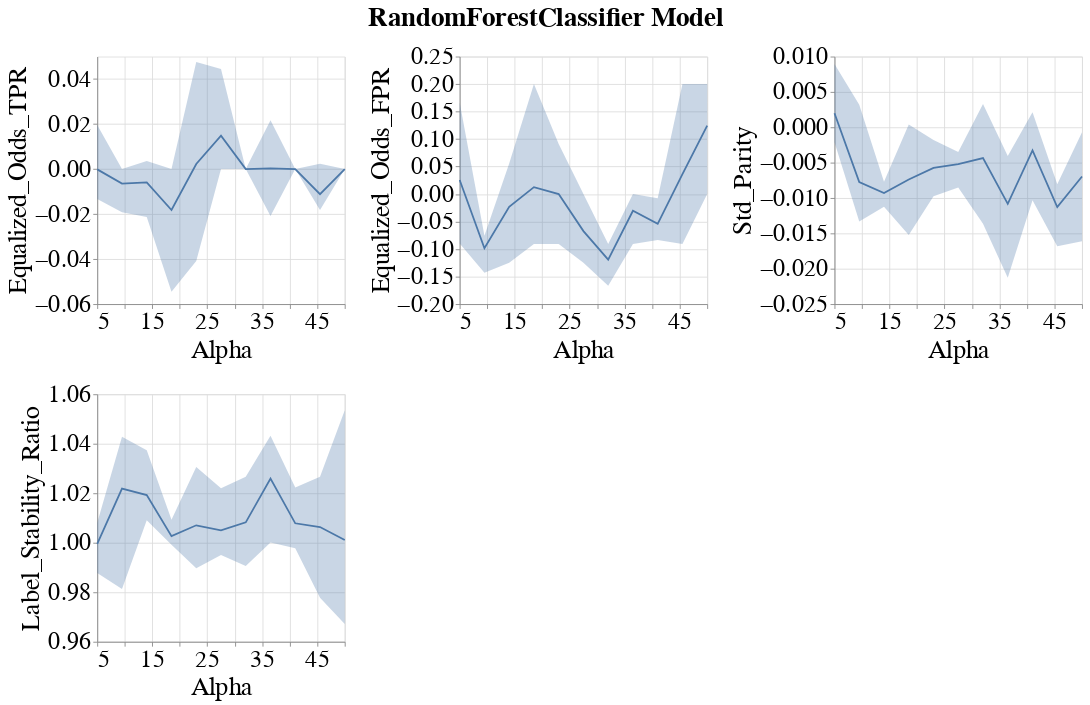

Notebook code for this chart:
### Markdown cell above
### Line band plots for group metrics

### Code cell
visualizer.create_group_metrics_line_band_plot(group='sex',
                                               model_name=MODEL_NAMES[0],
                                               group_metrics=['Equalized_Odds_TPR', 'Equalized_Odds_FPR', 'Std_Parity', 'Label_Stability_Ratio'])

### Figure 1 — Vega-Lite specification as saved in the notebook (floating-point values rounded to 4 significant figures)
{"config": {"view": {"continuousWidth": 400, "continuousHeight": 300}, "axis": {"labelFontSize": 27, "labelFontWeight": "normal", "titleFontSize": 29, "titleFontWeight": "normal"}, "legend": {"labelFontSize": 27, "symbolStrokeWidth": 10, "titleFontSize": 29}, "title": {"fontSize": 27}}, "vconcat": [{"hconcat": [{"layer": [{"mark": {"type": "errorband", "extent": "ci"}, "encoding": {"x": {"field": "Intervention_Param", "title": "Alpha", "type": "quantitative"}, "y": {"field": "Metric_Value", "scale": {"zero": false}, "title": "Equalized_Odds_TPR", "type": "quantitative"}}}, {"mark": "line", "encoding": {"x": {"field": "Intervention_Param", "title": "Alpha", "type": "quantitative"}, "y": {"aggregate": "mean", "field": "Metric_Value", "scale": {"zero": false}, "title": "Equalized_Odds_TPR", "type": "quantitative"}}}], "height": 280, "width": 280}, {"layer": [{"mark": {"type": "errorband", "extent": "ci"}, "encoding": {"x": {"field": "Intervention_Param", "title": "Alpha", "type": "quantitative"}, "y": {"field": "Metric_Value", "scale": {"zero": false}, "title": "Equalized_Odds_FPR", "type": "quantitative"}}}, {"mark": "line", "encoding": {"x": {"field": "Intervention_Param", "title": "Alpha", "type": "quantitative"}, "y": {"aggregate": "mean", "field": "Metric_Value", "scale": {"zero": false}, "title": "Equalized_Odds_FPR", "type": "quantitative"}}}], "data": {"name": "data-c082b76c4be50b0c12d449774360e86d"}, "height": 280, "width": 280}, {"layer": [{"mark": {"type": "errorband", "extent": "ci"}, "encoding": {"x": {"field": "Intervention_Param", "title": "Alpha", "type": "quantitative"}, "y": {"field": "Metric_Value", "scale": {"zero": false}, "title": "Std_Parity", "type": "quantitative"}}}, {"mark": "line", "encoding": {"x": {"field": "Intervention_Param", "title": "Alpha", "type": "quantitative"}, "y": {"aggregate": "mean", "field": "Metric_Value", "scale": {"zero": false}, "title": "Std_Parity", "type": "quantitative"}}}], "data": {"name": "data-a3629039b1ad70c167c9c27ad86bf3a2"}, "height": 280, "width": 280}]}, {"hconcat": [{"layer": [{"mark": {"type": "errorband", "extent": "ci"}, "encoding": {"x": {"field": "Intervention_Param", "title": "Alpha", "type": "quantitative"}, "y": {"field": "Metric_Value", "scale": {"zero": false}, "title": "Label_Stability_Ratio", "type": "quantitative"}}}, {"mark": "line", "encoding": {"x": {"field": "Intervention_Param", "title": "Alpha", "type": "quantitative"}, "y": {"aggregate": "mean", "field": "Metric_Value", "scale": {"zero": false}, "title": "Label_Stability_Ratio", "type": "quantitative"}}}], "height": 280, "width": 280}], "data": {"name": "data-16d854f1a39f0a00aaedefd814e281d4"}}], "data": {"name": "data-c456fd1518484a8c4e7c57238e3014df"}, "title": {"text": "RandomForestClassifier Model", "anchor": "middle", "dy": -10, "fontSize": 30}, "$schema": "https://vega.github.io/schema/vega-lite/v4.17.0.json", "datasets": {"data-c456fd1518484a8c4e7c57238e3014df": [{"Metric": "Equalized_Odds_TPR", "Model_Name": "RandomForestClassifier", "Experiment_Iteration": "Exp_iter_1", "Intervention_Param": 5.0, "Group": "sex", "Metric_Value": -0.02}, {"Metric": "Equalized_Odds_TPR", "Model_Name": "RandomForestClassifier", "Experiment_Iteration": "Exp_iter_1", "Intervention_Param": 9.5, "Group": "sex", "Metric_Value": -0.01923}, {"Metric": "Equalized_Odds_TPR", "Model_Name": "RandomForestClassifier", "Experiment_Iteration": "Exp_iter_1", "Intervention_Param": 14.0, "Group": "sex", "Metric_Value": 0.0}, {"Metric": "Equalized_Odds_TPR", "Model_Name": "RandomForestClassifier", "Experiment_Iteration": "Exp_iter_1", "Intervention_Param": 18.5, "Group": "sex", "Metric_Value": -0.05455}, {"Metric": "Equalized_Odds_TPR", "Model_Name": "RandomForestClassifier", "Experiment_Iteration": "Exp_iter_1", "Intervention_Param": 23.0, "Group": "sex", "Metric_Value": 0.04762}, {"Metric": "Equalized_Odds_TPR", "Model_Name": "RandomForestClassifier", "Experiment_Iteration": "Exp_iter_1", "Intervention_Param": 27.5, "Group": "sex", "Metric_Value": 0.0}, {"Metric": "Equalized_Odds_TPR", "Model_Name": "RandomForestClassifier", "Experiment_Iteration": "Exp_iter_1", "Intervention_Param": 32.0, "Group": "sex", "Metric_Value": 0.0}, {"Metric": "Equalized_Odds_TPR", "Model_Name": "RandomForestClassifier", "Experiment_Iteration": "Exp_iter_1", "Intervention_Param": 36.5, "Group": "sex", "Metric_Value": 0.0}, {"Metric": "Equalized_Odds_TPR", "Model_Name": "RandomForestClassifier", "Experiment_Iteration": "Exp_iter_1", "Intervention_Param": 41.0, "Group": "sex", "Metric_Value": 0.0}, {"Metric": "Equalized_Odds_TPR", "Model_Name": "RandomForestClassifier", "Experiment_Iteration": "Exp_iter_1", "Intervention_Param": 45.5, "Group": "sex", "Metric_Value": -0.01818}, {"Metric": "Equalized_Odds_TPR", "Model_Name": "RandomForestClassifier", "Experiment_Iteration": "Exp_iter_1", "Intervention_Param": 50.0, "Group": "sex", "Metric_Value": 0.0}, {"Metric": "Equalized_Odds_TPR", "Model_Name": "RandomForestClassifier", "Experiment_Iteration": "Exp_iter_2", "Intervention_Param": 5.0, "Group": "sex", "Metric_Value": 0.01961}, {"Metric": "Equalized_Odds_TPR", "Model_Name": "RandomForestClassifier", "Experiment_Iteration": "Exp_iter_2", "Intervention_Param": 9.5, "Group": "sex", "Metric_Value": 0.0}, {"Metric": "Equalized_Odds_TPR", "Model_Name": "RandomForestClassifier", "Experiment_Iteration": "Exp_iter_2", "Intervention_Param": 14.0, "Group": "sex", "Metric_Value": -0.02128}, {"Metric": "Equalized_Odds_TPR", "Model_Name": "RandomForestClassifier", "Experiment_Iteration": "Exp_iter_2", "Intervention_Param": 18.5, "Group": "sex", "Metric_Value": 0.0}, {"Metric": "Equalized_Odds_TPR", "Model_Name": "RandomForestClassifier", "Experiment_Iteration": "Exp_iter_2", "Intervention_Param": 23.0, "Group": "sex", "Metric_Value": -0.04082}, {"Metric": "Equalized_Odds_TPR", "Model_Name": "RandomForestClassifier", "Experiment_Iteration": "Exp_iter_2", "Intervention_Param": 27.5, "Group": "sex", "Metric_Value": 0.04444}, {"Metric": "Equalized_Odds_TPR", "Model_Name": "RandomForestClassifier", "Experiment_Iteration": "Exp_iter_2", "Intervention_Param": 32.0, "Group": "sex", "Metric_Value": 0.0}, {"Metric": "Equalized_Odds_TPR", "Model_Name": "RandomForestClassifier", "Experiment_Iteration": "Exp_iter_2", "Intervention_Param": 36.5, "Group": "sex", "Metric_Value": -0.02083}, {"Metric": "Equalized_Odds_TPR", "Model_Name": "RandomForestClassifier", "Experiment_Iteration": "Exp_iter_2", "Intervention_Param": 41.0, "Group": "sex", "Metric_Value": 0.0}, {"Metric": "Equalized_Odds_TPR", "Model_Name": "RandomForestClassifier", "Experiment_Iteration": "Exp_iter_2", "Intervention_Param": 45.5, "Group": "sex", "Metric_Value": 0.002319}, {"Metric": "Equalized_Odds_TPR", "Model_Name": "RandomForestClassifier", "Experiment_Iteration": "Exp_iter_2", "Intervention_Param": 50.0, "Group": "sex", "Metric_Value": 0.0}, {"Metric": "Equalized_Odds_TPR", "Model_Name": "RandomForestClassifier", "Experiment_Iteration": "Exp_iter_3", "Intervention_Param": 5.0, "Group": "sex", "Metric_Value": 0.0}, {"Metric": "Equalized_Odds_TPR", "Model_Name": "RandomForestClassifier", "Experiment_Iteration": "Exp_iter_3", "Intervention_Param": 9.5, "Group": "sex", "Metric_Value": 0.0}, {"Metric": "Equalized_Odds_TPR", "Model_Name": "RandomForestClassifier", "Experiment_Iteration": "Exp_iter_3", "Intervention_Param": 14.0, "Group": "sex", "Metric_Value": 0.003592}, {"Metric": "Equalized_Odds_TPR", "Model_Name": "RandomForestClassifier", "Experiment_Iteration": "Exp_iter_3", "Intervention_Param": 18.5, "Group": "sex", "Metric_Value": 0.0}, {"Metric": "Equalized_Odds_TPR", "Model_Name": "RandomForestClassifier", "Experiment_Iteration": "Exp_iter_3", "Intervention_Param": 23.0, "Group": "sex", "Metric_Value": 0.0}, {"Metric": "Equalized_Odds_TPR", "Model_Name": "RandomForestClassifier", "Experiment_Iteration": "Exp_iter_3", "Intervention_Param": 27.5, "Group": "sex", "Metric_Value": 0.0}, {"Metric": "Equalized_Odds_TPR", "Model_Name": "RandomForestClassifier", "Experiment_Iteration": "Exp_iter_3", "Intervention_Param": 32.0, "Group": "sex", "Metric_Value": 0.0}, {"Metric": "Equalized_Odds_TPR", "Model_Name": "RandomForestClassifier", "Experiment_Iteration": "Exp_iter_3", "Intervention_Param": 36.5, "Group": "sex", "Metric_Value": 0.02174}, {"Metric": "Equalized_Odds_TPR", "Model_Name": "RandomForestClassifier", "Experiment_Iteration": "Exp_iter_3", "Intervention_Param": 41.0, "Group": "sex", "Metric_Value": 0.0}, {"Metric": "Equalized_Odds_TPR", "Model_Name": "RandomForestClassifier", "Experiment_Iteration": "Exp_iter_3", "Intervention_Param": 45.5, "Group": "sex", "Metric_Value": -0.01754}, {"Metric": "Equalized_Odds_TPR", "Model_Name": "RandomForestClassifier", "Experiment_Iteration": "Exp_iter_3", "Intervention_Param": 50.0, "Group": "sex", "Metric_Value": 0.0}], "data-c082b76c4be50b0c12d449774360e86d": [{"Metric": "Equalized_Odds_FPR", "Model_Name": "RandomForestClassifier", "Experiment_Iteration": "Exp_iter_1", "Intervention_Param": 5.0, "Group": "sex", "Metric_Value": -0.08974}, {"Metric": "Equalized_Odds_FPR", "Model_Name": "RandomForestClassifier", "Experiment_Iteration": "Exp_iter_1", "Intervention_Param": 9.5, "Group": "sex", "Metric_Value": -0.07576}, {"Metric": "Equalized_Odds_FPR", "Model_Name": "RandomForestClassifier", "Experiment_Iteration": "Exp_iter_1", "Intervention_Param": 14.0, "Group": "sex", "Metric_Value": -0.125}, {"Metric": "Equalized_Odds_FPR", "Model_Name": "RandomForestClassifier", "Experiment_Iteration": "Exp_iter_1", "Intervention_Param": 18.5, "Group": "sex", "Metric_Value": -0.07143}, {"Metric": "Equalized_Odds_FPR", "Model_Name": "RandomForestClassifier", "Experiment_Iteration": "Exp_iter_1", "Intervention_Param": 23.0, "Group": "sex", "Metric_Value": 0.09091}, {"Metric": "Equalized_Odds_FPR", "Model_Name": "RandomForestClassifier", "Experiment_Iteration": "Exp_iter_1", "Intervention_Param": 27.5, "Group": "sex", "Metric_Value": -0.125}, {"Metric": "Equalized_Odds_FPR", "Model_Name": "RandomForestClassifier", "Experiment_Iteration": "Exp_iter_1", "Intervention_Param": 32.0, "Group": "sex", "Metric_Value": -0.1}, {"Metric": "Equalized_Odds_FPR", "Model_Name": "RandomForestClassifier", "Experiment_Iteration": "Exp_iter_1", "Intervention_Param": 36.5, "Group": "sex", "Metric_Value": -0.09091}, {"Metric": "Equalized_Odds_FPR", "Model_Name": "RandomForestClassifier", "Experiment_Iteration": "Exp_iter_1", "Intervention_Param": 41.0, "Group": "sex", "Metric_Value": -0.007576}, {"Metric": "Equalized_Odds_FPR", "Model_Name": "RandomForestClassifier", "Experiment_Iteration": "Exp_iter_1", "Intervention_Param": 45.5, "Group": "sex", "Metric_Value": -0.09091}, {"Metric": "Equalized_Odds_FPR", "Model_Name": "RandomForestClassifier", "Experiment_Iteration": "Exp_iter_1", "Intervention_Param": 50.0, "Group": "sex", "Metric_Value": 0.2}, {"Metric": "Equalized_Odds_FPR", "Model_Name": "RandomForestClassifier", "Experiment_Iteration": "Exp_iter_2", "Intervention_Param": 5.0, "Group": "sex", "Metric_Value": 0.0}, {"Metric": "Equalized_Odds_FPR", "Model_Name": "RandomForestClassifier", "Experiment_Iteration": "Exp_iter_2", "Intervention_Param": 9.5, "Group": "sex", "Metric_Value": -0.07692}, {"Metric": "Equalized_Odds_FPR", "Model_Name": "RandomForestClassifier", "Experiment_Iteration": "Exp_iter_2", "Intervention_Param": 14.0, "Group": "sex", "Metric_Value": 0.05556}, {"Metric": "Equalized_Odds_FPR", "Model_Name": "RandomForestClassifier", "Experiment_Iteration": "Exp_iter_2", "Intervention_Param": 18.5, "Group": "sex", "Metric_Value": 0.2}, {"Metric": "Equalized_Odds_FPR", "Model_Name": "RandomForestClassifier", "Experiment_Iteration": "Exp_iter_2", "Intervention_Param": 23.0, "Group": "sex", "Metric_Value": 0.0}, {"Metric": "Equalized_Odds_FPR", "Model_Name": "RandomForestClassifier", "Experiment_Iteration": "Exp_iter_2", "Intervention_Param": 27.5, "Group": "sex", "Metric_Value": 0.0}, {"Metric": "Equalized_Odds_FPR", "Model_Name": "RandomForestClassifier", "Experiment_Iteration": "Exp_iter_2", "Intervention_Param": 32.0, "Group": "sex", "Metric_Value": -0.09091}, {"Metric": "Equalized_Odds_FPR", "Model_Name": "RandomForestClassifier", "Experiment_Iteration": "Exp_iter_2", "Intervention_Param": 36.5, "Group": "sex", "Metric_Value": 0.0}, {"Metric": "Equalized_Odds_FPR", "Model_Name": "RandomForestClassifier", "Experiment_Iteration": "Exp_iter_2", "Intervention_Param": 41.0, "Group": "sex", "Metric_Value": -0.08333}, {"Metric": "Equalized_Odds_FPR", "Model_Name": "RandomForestClassifier", "Experiment_Iteration": "Exp_iter_2", "Intervention_Param": 45.5, "Group": "sex", "Metric_Value": 0.0}, {"Metric": "Equalized_Odds_FPR", "Model_Name": "RandomForestClassifier", "Experiment_Iteration": "Exp_iter_2", "Intervention_Param": 50.0, "Group": "sex", "Metric_Value": 0.0}, {"Metric": "Equalized_Odds_FPR", "Model_Name": "RandomForestClassifier", "Experiment_Iteration": "Exp_iter_3", "Intervention_Param": 5.0, "Group": "sex", "Metric_Value": 0.1667}, {"Metric": "Equalized_Odds_FPR", "Model_Name": "RandomForestClassifier", "Experiment_Iteration": "Exp_iter_3", "Intervention_Param": 9.5, "Group": "sex", "Metric_Value": -0.1429}, {"Metric": "Equalized_Odds_FPR", "Model_Name": "RandomForestClassifier", "Experiment_Iteration": "Exp_iter_3", "Intervention_Param": 14.0, "Group": "sex", "Metric_Value": 0.0}, {"Metric": "Equalized_Odds_FPR", "Model_Name": "RandomForestClassifier", "Experiment_Iteration": "Exp_iter_3", "Intervention_Param": 18.5, "Group": "sex", "Metric_Value": -0.09091}, {"Metric": "Equalized_Odds_FPR", "Model_Name": "RandomForestClassifier", "Experiment_Iteration": "Exp_iter_3", "Intervention_Param": 23.0, "Group": "sex", "Metric_Value": -0.09091}, {"Metric": "Equalized_Odds_FPR", "Model_Name": "RandomForestClassifier", "Experiment_Iteration": "Exp_iter_3", "Intervention_Param": 27.5, "Group": "sex", "Metric_Value": -0.07692}, {"Metric": "Equalized_Odds_FPR", "Model_Name": "RandomForestClassifier", "Experiment_Iteration": "Exp_iter_3", "Intervention_Param": 32.0, "Group": "sex", "Metric_Value": -0.1667}, {"Metric": "Equalized_Odds_FPR", "Model_Name": "RandomForestClassifier", "Experiment_Iteration": "Exp_iter_3", "Intervention_Param": 36.5, "Group": "sex", "Metric_Value": 0.0}, {"Metric": "Equalized_Odds_FPR", "Model_Name": "RandomForestClassifier", "Experiment_Iteration": "Exp_iter_3", "Intervention_Param": 41.0, "Group": "sex", "Metric_Value": -0.07143}, {"Metric": "Equalized_Odds_FPR", "Model_Name": "RandomForestClassifier", "Experiment_Iteration": "Exp_iter_3", "Intervention_Param": 45.5, "Group": "sex", "Metric_Value": 0.2}, {"Metric": "Equalized_Odds_FPR", "Model_Name": "RandomForestClassifier", "Experiment_Iteration": "Exp_iter_3", "Intervention_Param": 50.0, "Group": "sex", "Metric_Value": 0.1731}], "data-a3629039b1ad70c167c9c27ad86bf3a2": [{"Metric": "Std_Parity", "Model_Name": "RandomForestClassifier", "Experiment_Iteration": "Exp_iter_1", "Intervention_Param": 5.0, "Group": "sex", "Metric_Value": 0.008937}, {"Metric": "Std_Parity", "Model_Name": "RandomForestClassifier", "Experiment_Iteration": "Exp_iter_1", "Intervention_Param": 9.5, "Group": "sex", "Metric_Value": 0.003171}, {"Metric": "Std_Parity", "Model_Name": "RandomForestClassifier", "Experiment_Iteration": "Exp_iter_1", "Intervention_Param": 14.0, "Group": "sex", "Metric_Value": -0.01123}, {"Metric": "Std_Parity", "Model_Name": "RandomForestClassifier", "Experiment_Iteration": "Exp_iter_1", "Intervention_Param": 18.5, "Group": "sex", "Metric_Value": 0.000411}, {"Metric": "Std_Parity", "Model_Name": "RandomForestClassifier", "Experiment_Iteration": "Exp_iter_1", "Intervention_Param": 23.0, "Group": "sex", "Metric_Value": -0.005696}, {"Metric": "Std_Parity", "Model_Name": "RandomForestClassifier", "Experiment_Iteration": "Exp_iter_1", "Intervention_Param": 27.5, "Group": "sex", "Metric_Value": -0.00853}, {"Metric": "Std_Parity", "Model_Name": "RandomForestClassifier", "Experiment_Iteration": "Exp_iter_1", "Intervention_Param": 32.0, "Group": "sex", "Metric_Value": 0.003301}, {"Metric": "Std_Parity", "Model_Name": "RandomForestClassifier", "Experiment_Iteration": "Exp_iter_1", "Intervention_Param": 36.5, "Group": "sex", "Metric_Value": -0.004042}, {"Metric": "Std_Parity", "Model_Name": "RandomForestClassifier", "Experiment_Iteration": "Exp_iter_1", "Intervention_Param": 41.0, "Group": "sex", "Metric_Value": 0.002124}, {"Metric": "Std_Parity", "Model_Name": "RandomForestClassifier", "Experiment_Iteration": "Exp_iter_1", "Intervention_Param": 45.5, "Group": "sex", "Metric_Value": -0.008055}, {"Metric": "Std_Parity", "Model_Name": "RandomForestClassifier", "Experiment_Iteration": "Exp_iter_1", "Intervention_Param": 50.0, "Group": "sex", "Metric_Value": -0.0006862}, {"Metric": "Std_Parity", "Model_Name": "RandomForestClassifier", "Experiment_Iteration": "Exp_iter_2", "Intervention_Param": 5.0, "Group": "sex", "Metric_Value": -0.002118}, {"Metric": "Std_Parity", "Model_Name": "RandomForestClassifier", "Experiment_Iteration": "Exp_iter_2", "Intervention_Param": 9.5, "Group": "sex", "Metric_Value": -0.0131}, {"Metric": "Std_Parity", "Model_Name": "RandomForestClassifier", "Experiment_Iteration": "Exp_iter_2", "Intervention_Param": 14.0, "Group": "sex", "Metric_Value": -0.006558}, {"Metric": "Std_Parity", "Model_Name": "RandomForestClassifier", "Experiment_Iteration": "Exp_iter_2", "Intervention_Param": 18.5, "Group": "sex", "Metric_Value": -0.007357}, {"Metric": "Std_Parity", "Model_Name": "RandomForestClassifier", "Experiment_Iteration": "Exp_iter_2", "Intervention_Param": 23.0, "Group": "sex", "Metric_Value": -0.001808}, {"Metric": "Std_Parity", "Model_Name": "RandomForestClassifier", "Experiment_Iteration": "Exp_iter_2", "Intervention_Param": 27.5, "Group": "sex", "Metric_Value": -0.003487}, {"Metric": "Std_Parity", "Model_Name": "RandomForestClassifier", "Experiment_Iteration": "Exp_iter_2", "Intervention_Param": 32.0, "Group": "sex", "Metric_Value": -0.002704}, {"Metric": "Std_Parity", "Model_Name": "RandomForestClassifier", "Experiment_Iteration": "Exp_iter_2", "Intervention_Param": 36.5, "Group": "sex", "Metric_Value": -0.007185}, {"Metric": "Std_Parity", "Model_Name": "RandomForestClassifier", "Experiment_Iteration": "Exp_iter_2", "Intervention_Param": 41.0, "Group": "sex", "Metric_Value": -0.00157}, {"Metric": "Std_Parity", "Model_Name": "RandomForestClassifier", "Experiment_Iteration": "Exp_iter_2", "Intervention_Param": 45.5, "Group": "sex", "Metric_Value": -0.008925}, {"Metric": "Std_Parity", "Model_Name": "RandomForestClassifier", "Experiment_Iteration": "Exp_iter_2", "Intervention_Param": 50.0, "Group": "sex", "Metric_Value": -0.01611}, {"Metric": "Std_Parity", "Model_Name": "RandomForestClassifier", "Experiment_Iteration": "Exp_iter_3", "Intervention_Param": 5.0, "Group": "sex", "Metric_Value": -0.0008313}, {"Metric": "Std_Parity", "Model_Name": "RandomForestClassifier", "Experiment_Iteration": "Exp_iter_3", "Intervention_Param": 9.5, "Group": "sex", "Metric_Value": -0.01332}, {"Metric": "Std_Parity", "Model_Name": "RandomForestClassifier", "Experiment_Iteration": "Exp_iter_3", "Intervention_Param": 14.0, "Group": "sex", "Metric_Value": -0.01008}, {"Metric": "Std_Parity", "Model_Name": "RandomForestClassifier", "Experiment_Iteration": "Exp_iter_3", "Intervention_Param": 18.5, "Group": "sex", "Metric_Value": -0.01523}, {"Metric": "Std_Parity", "Model_Name": "RandomForestClassifier", "Experiment_Iteration": "Exp_iter_3", "Intervention_Param": 23.0, "Group": "sex", "Metric_Value": -0.009746}, {"Metric": "Std_Parity", "Model_Name": "RandomForestClassifier", "Experiment_Iteration": "Exp_iter_3", "Intervention_Param": 27.5, "Group": "sex", "Metric_Value": -0.003638}, {"Metric": "Std_Parity", "Model_Name": "RandomForestClassifier", "Experiment_Iteration": "Exp_iter_3", "Intervention_Param": 32.0, "Group": "sex", "Metric_Value": -0.01363}, {"Metric": "Std_Parity", "Model_Name": "RandomForestClassifier", "Experiment_Iteration": "Exp_iter_3", "Intervention_Param": 36.5, "Group": "sex", "Metric_Value": -0.02126}, {"Metric": "Std_Parity", "Model_Name": "RandomForestClassifier", "Experiment_Iteration": "Exp_iter_3", "Intervention_Param": 41.0, "Group": "sex", "Metric_Value": -0.01032}, {"Metric": "Std_Parity", "Model_Name": "RandomForestClassifier", "Experiment_Iteration": "Exp_iter_3", "Intervention_Param": 45.5, "Group": "sex", "Metric_Value": -0.01684}, {"Metric": "Std_Parity", "Model_Name": "RandomForestClassifier", "Experiment_Iteration": "Exp_iter_3", "Intervention_Param": 50.0, "Group": "sex", "Metric_Value": -0.004084}], "data-16d854f1a39f0a00aaedefd814e281d4": [{"Metric": "Label_Stability_Ratio", "Model_Name": "RandomForestClassifier", "Experiment_Iteration": "Exp_iter_1", "Intervention_Param": 5.0, "Group": "sex", "Metric_Value": 1.003}, {"Metric": "Label_Stability_Ratio", "Model_Name": "RandomForestClassifier", "Experiment_Iteration": "Exp_iter_1", "Intervention_Param": 9.5, "Group": "sex", "Metric_Value": 0.9813}, {"Metric": "Label_Stability_Ratio", "Model_Name": "RandomForestClassifier", "Experiment_Iteration": "Exp_iter_1", "Intervention_Param": 14.0, "Group": "sex", "Metric_Value": 1.037}, {"Metric": "Label_Stability_Ratio", "Model_Name": "RandomForestClassifier", "Experiment_Iteration": "Exp_iter_1", "Intervention_Param": 18.5, "Group": "sex", "Metric_Value": 1.009}, {"Metric": "Label_Stability_Ratio", "Model_Name": "RandomForestClassifier", "Experiment_Iteration": "Exp_iter_1", "Intervention_Param": 23.0, "Group": "sex", "Metric_Value": 1.031}, {"Metric": "Label_Stability_Ratio", "Model_Name": "RandomForestClassifier", "Experiment_Iteration": "Exp_iter_1", "Intervention_Param": 27.5, "Group": "sex", "Metric_Value": 0.998}, {"Metric": "Label_Stability_Ratio", "Model_Name": "RandomForestClassifier", "Experiment_Iteration": "Exp_iter_1", "Intervention_Param": 32.0, "Group": "sex", "Metric_Value": 0.9906}, {"Metric": "Label_Stability_Ratio", "Model_Name": "RandomForestClassifier", "Experiment_Iteration": "Exp_iter_1", "Intervention_Param": 36.5, "Group": "sex", "Metric_Value": 1.0}, {"Metric": "Label_Stability_Ratio", "Model_Name": "RandomForestClassifier", "Experiment_Iteration": "Exp_iter_1", "Intervention_Param": 41.0, "Group": "sex", "Metric_Value": 0.9924}, {"Metric": "Label_Stability_Ratio", "Model_Name": "RandomForestClassifier", "Experiment_Iteration": "Exp_iter_1", "Intervention_Param": 45.5, "Group": "sex", "Metric_Value": 1.015}, {"Metric": "Label_Stability_Ratio", "Model_Name": "RandomForestClassifier", "Experiment_Iteration": "Exp_iter_1", "Intervention_Param": 50.0, "Group": "sex", "Metric_Value": 0.9672}, {"Metric": "Label_Stability_Ratio", "Model_Name": "RandomForestClassifier", "Experiment_Iteration": "Exp_iter_2", "Intervention_Param": 5.0, "Group": "sex", "Metric_Value": 1.008}, {"Metric": "Label_Stability_Ratio", "Model_Name": "RandomForestClassifier", "Experiment_Iteration": "Exp_iter_2", "Intervention_Param": 9.5, "Group": "sex", "Metric_Value": 1.041}, {"Metric": "Label_Stability_Ratio", "Model_Name": "RandomForestClassifier", "Experiment_Iteration": "Exp_iter_2", "Intervention_Param": 14.0, "Group": "sex", "Metric_Value": 1.011}, {"Metric": "Label_Stability_Ratio", "Model_Name": "RandomForestClassifier", "Experiment_Iteration": "Exp_iter_2", "Intervention_Param": 18.5, "Group": "sex", "Metric_Value": 0.999}, {"Metric": "Label_Stability_Ratio", "Model_Name": "RandomForestClassifier", "Experiment_Iteration": "Exp_iter_2", "Intervention_Param": 23.0, "Group": "sex", "Metric_Value": 0.9897}, {"Metric": "Label_Stability_Ratio", "Model_Name": "RandomForestClassifier", "Experiment_Iteration": "Exp_iter_2", "Intervention_Param": 27.5, "Group": "sex", "Metric_Value": 1.022}, {"Metric": "Label_Stability_Ratio", "Model_Name": "RandomForestClassifier", "Experiment_Iteration": "Exp_iter_2", "Intervention_Param": 32.0, "Group": "sex", "Metric_Value": 1.008}, {"Metric": "Label_Stability_Ratio", "Model_Name": "RandomForestClassifier", "Experiment_Iteration": "Exp_iter_2", "Intervention_Param": 36.5, "Group": "sex", "Metric_Value": 1.034}, {"Metric": "Label_Stability_Ratio", "Model_Name": "RandomForestClassifier", "Experiment_Iteration": "Exp_iter_2", "Intervention_Param": 41.0, "Group": "sex", "Metric_Value": 1.009}, {"Metric": "Label_Stability_Ratio", "Model_Name": "RandomForestClassifier", "Experiment_Iteration": "Exp_iter_2", "Intervention_Param": 45.5, "Group": "sex", "Metric_Value": 0.9778}, {"Metric": "Label_Stability_Ratio", "Model_Name": "RandomForestClassifier", "Experiment_Iteration": "Exp_iter_2", "Intervention_Param": 50.0, "Group": "sex", "Metric_Value": 1.054}, {"Metric": "Label_Stability_Ratio", "Model_Name": "RandomForestClassifier", "Experiment_Iteration": "Exp_iter_3", "Intervention_Param": 5.0, "Group": "sex", "Metric_Value": 0.9877}, {"Metric": "Label_Stability_Ratio", "Model_Name": "RandomForestClassifier", "Experiment_Iteration": "Exp_iter_3", "Intervention_Param": 9.5, "Group": "sex", "Metric_Value": 1.043}, {"Metric": "Label_Stability_Ratio", "Model_Name": "RandomForestClassifier", "Experiment_Iteration": "Exp_iter_3", "Intervention_Param": 14.0, "Group": "sex", "Metric_Value": 1.009}, {"Metric": "Label_Stability_Ratio", "Model_Name": "RandomForestClassifier", "Experiment_Iteration": "Exp_iter_3", "Intervention_Param": 18.5, "Group": "sex", "Metric_Value": 0.9997}, {"Metric": "Label_Stability_Ratio", "Model_Name": "RandomForestClassifier", "Experiment_Iteration": "Exp_iter_3", "Intervention_Param": 23.0, "Group": "sex", "Metric_Value": 1.001}, {"Metric": "Label_Stability_Ratio", "Model_Name": "RandomForestClassifier", "Experiment_Iteration": "Exp_iter_3", "Intervention_Param": 27.5, "Group": "sex", "Metric_Value": 0.995}, {"Metric": "Label_Stability_Ratio", "Model_Name": "RandomForestClassifier", "Experiment_Iteration": "Exp_iter_3", "Intervention_Param": 32.0, "Group": "sex", "Metric_Value": 1.027}, {"Metric": "Label_Stability_Ratio", "Model_Name": "RandomForestClassifier", "Experiment_Iteration": "Exp_iter_3", "Intervention_Param": 36.5, "Group": "sex", "Metric_Value": 1.043}, {"Metric": "Label_Stability_Ratio", "Model_Name": "RandomForestClassifier", "Experiment_Iteration": "Exp_iter_3", "Intervention_Param": 41.0, "Group": "sex", "Metric_Value": 1.022}, {"Metric": "Label_Stability_Ratio", "Model_Name": "RandomForestClassifier", "Experiment_Iteration": "Exp_iter_3", "Intervention_Param": 45.5, "Group": "sex", "Metric_Value": 1.027}, {"Metric": "Label_Stability_Ratio", "Model_Name": "RandomForestClassifier", "Experiment_Iteration": "Exp_iter_3", "Intervention_Param": 50.0, "Group": "sex", "Metric_Value": 0.9828}]}}
